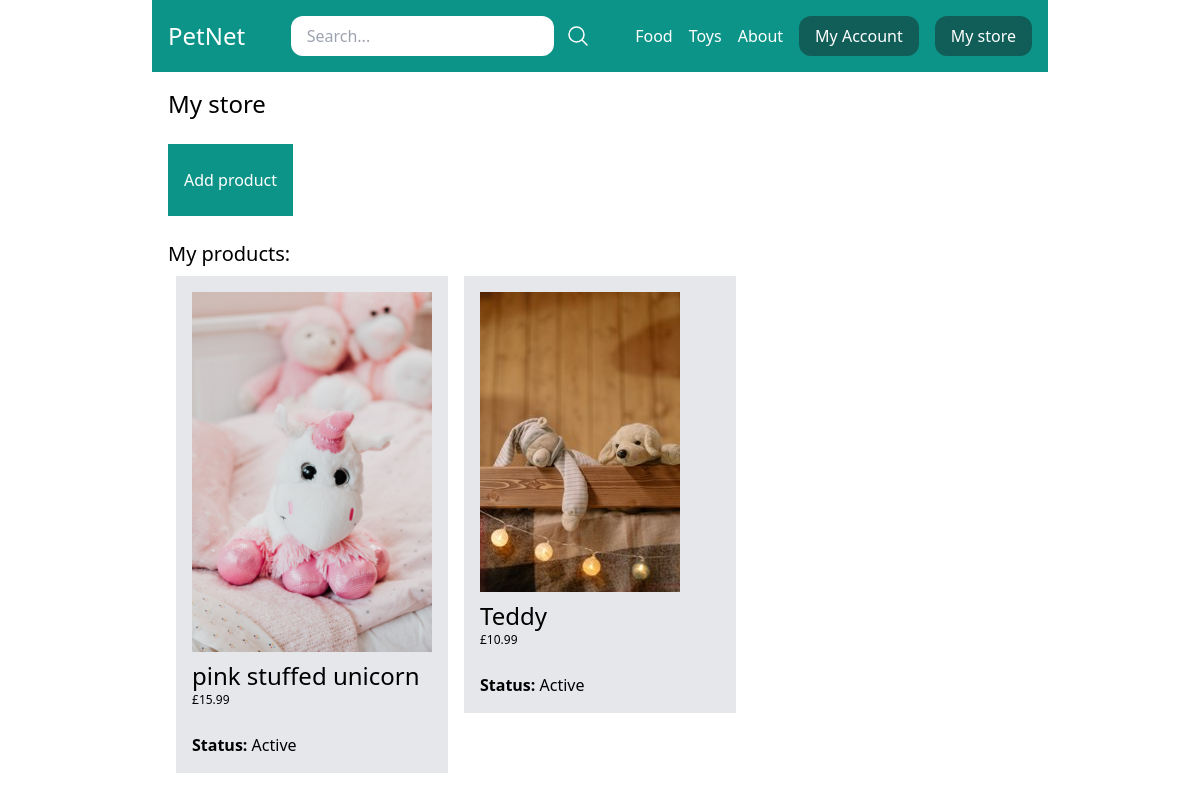
The app's page /my-store/ (signed in), older data.
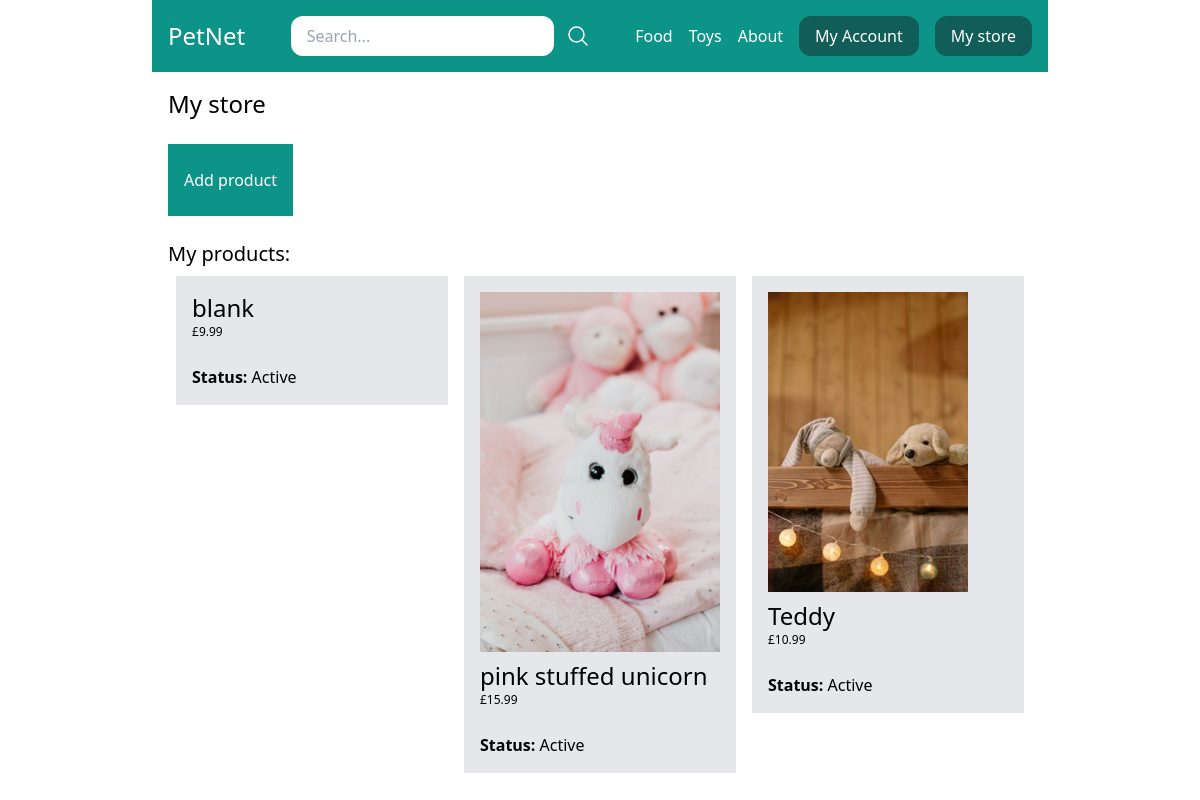
The same page, newer data.
### store/models.py (models this page shows, shortened)
class Category(models.Model):
    title = models.CharField(max_length=50)
    slug = models.SlugField(max_length= 50)
    class Meta:
        verbose_name_plural = 'Categories'

class Product(models.Model):
    DRAFT = 'draft'
    WAITING_APPROVAL = 'waitingapproval'
    ACTIVE = 'active'
    DELETED = 'deleted'
    STATUS_CHOICES =(
        (DRAFT, 'Draft'),
        (WAITING_APPROVAL, 'Waiting approval'),
        (ACTIVE, 'Active'),
        (DELETED, 'Deleted'),
    )
    user = models.ForeignKey(User, related_name='products', on_delete=models.CASCADE)
    category = models.ForeignKey(Category, related_name='products', on_delete=models.CASCADE)
    title = models.CharField(max_length=50)
    slug = models.SlugField(max_length= 50)
    description = models.TextField(blank=True)
    image = models.ImageField(upload_to='uploads/product_images/', blank=True, null=True)
    thumbnail = models.ImageField(upload_to='uploads/product_images/thumbnail/', blank=True, null= True)
    price = models.IntegerField()
    created_at = models.DateTimeField(auto_now_add=True)
    updated_at = models.DateTimeField(auto_now=True)
    status= models.CharField(max_length=50, choices=STATUS_CHOICES, default=ACTIVE)
    class Meta:
        ordering = ('-created_at', )
    def get_display_price(self):
        return self.price / 100

### userprofile/views.py (the view)
# urls.py: path('my-store/', views.my_store, name='my_store'),
@login_required
def my_store(request):
    products = request.user.products.exclude(status=Product.DELETED)
    return render(request, 'userprofile/my_store.html', {'products': products })

### store/templatetags/menu.py (called while the page is built)
@register.inclusion_tag('core/menu.html')
def menu():
    categories = Category.objects.all()
    return {'categories': categories}

### userprofile/templates/userprofile/my_store.html (shortened to what this page needs)
{% extends 'core/base.html' %}
{% block content %}
    <h1 class="text-2xl">My store</h1>
    <a href="{% url 'add_product' %}" class="mt-6 inline-block px-4 py-6 bg-teal-600 text-white">Add product</a>
    <h2 class="mt-6 text-xl">My products:</h2>
    {% if products %}
        <div class="flex flex-wrap">
            {% for product in products %}
                <div class="product w-1/3 p-2">
                    <div class="bg-gray-200 p-4">
                        <a href="{% url 'edit_product' product.id %}">
                            {% if product.image %}
                                <div class="image mb-2">
                                    <img src="{{ product.image.url }}" alt=" Image of {{ product.title }}">
                                </div>
                            {% endif %}
                            <h2 class="text-2xl">{{ product.title }}</h2>
                            <p class="text-xs text-gray 600">£{{ product.get_display_price }}</p>
                            <hr class="my-3">
                            <p><strong>Status:</strong> {{ product.get_status_display }}</p>
                        </a>
                    </div>
                </div>
            {% endfor %}
        </div>
    {% else %}
        <p class="py-4 px8 bg-gray-200 text-gray">You don't have any products yet..</p>
    {% endif %}
{% endblock%}

### core/templates/core/menu.html
{% for category in categories %}
    <a href="{% url 'category_detail' category.slug %}" class="text-white">{{category.title}}</a>
{% endfor %}
<a href="{% url 'about' %}" class="text-white">About</a>

Row changes from the older to the newer data that the page shows:
added Product: title "blank", get_display_price "9.99", status "Active"
